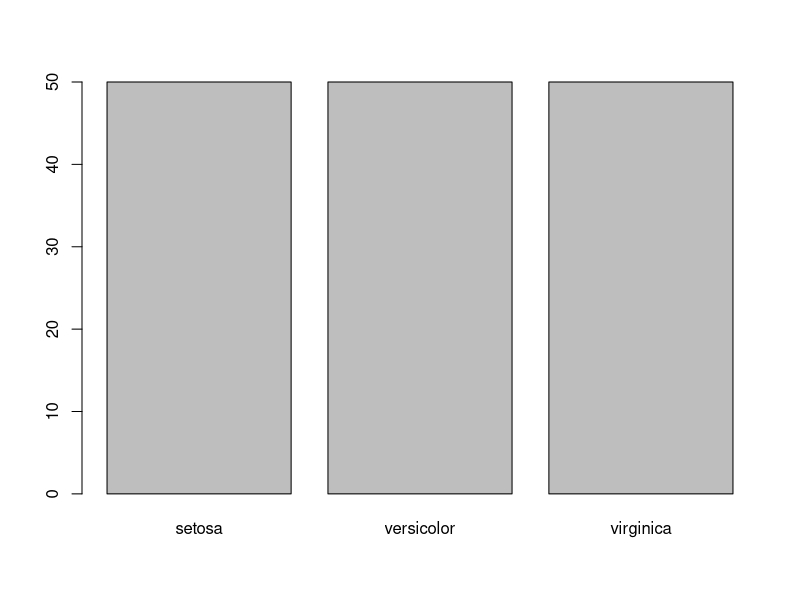
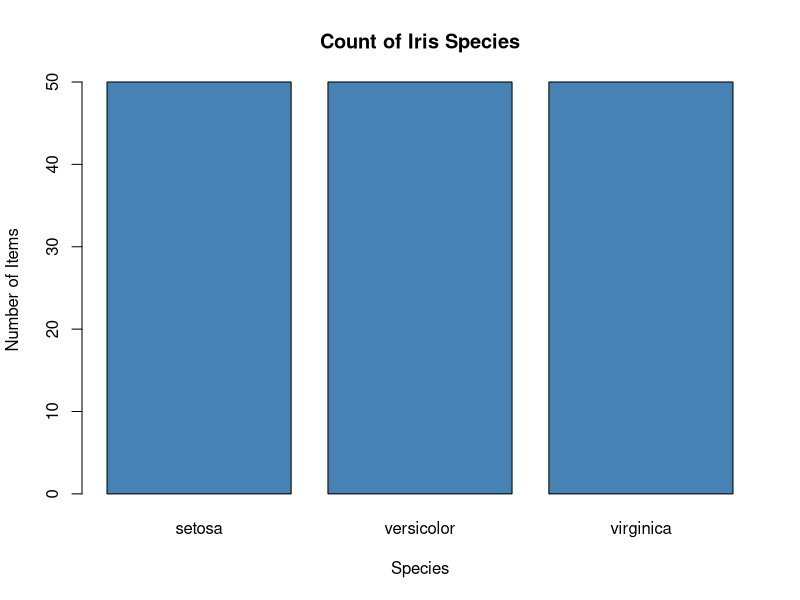
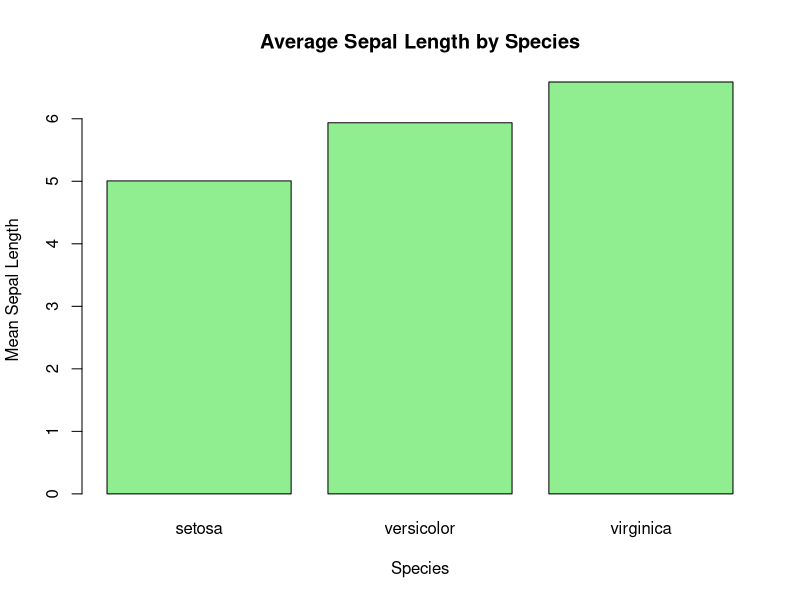
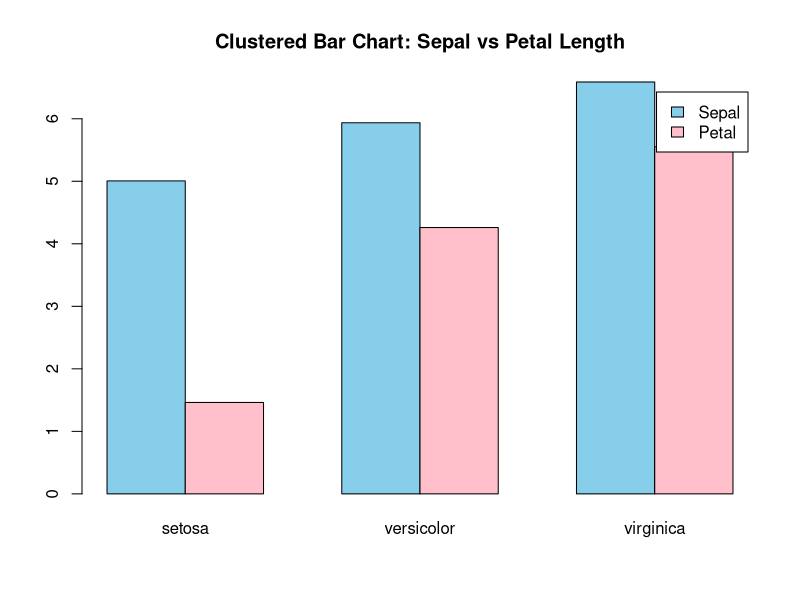
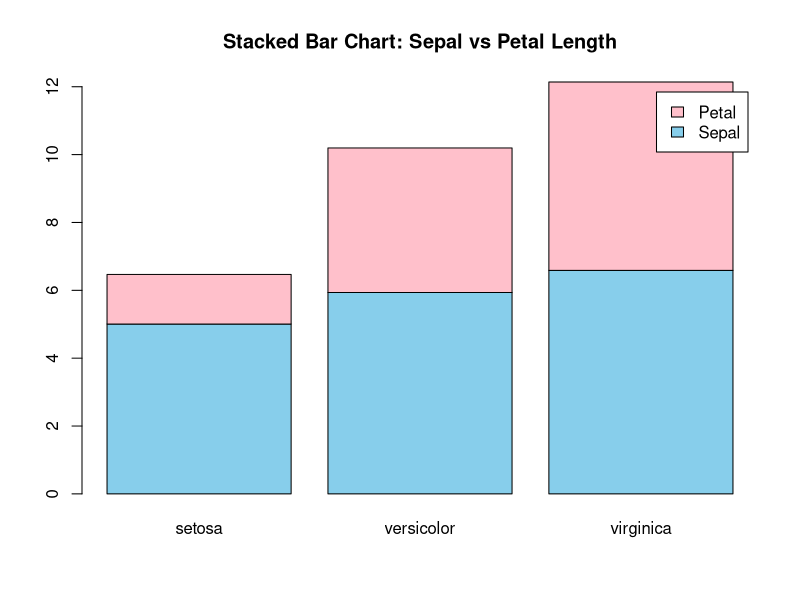

Here is the R script that generated these plots, in order:
# Load the dataset
data(iris)

# Inspect the Data
?iris
head(iris, 3)
str(iris)
class(iris)

# Very Basic Chart
# Count of each species
# To see the data in the column Species
iris$Species
View(iris)

# Plotting a bar chart (basic)
barplot(
  table(iris$Species)
)

# Labeled bar chart
barplot(
  table(iris$Species),
  main = "Count of Iris Species",
  xlab = "Species",
  ylab = "Number of Items",
  col = "steelblue"
)

# Bar chart from aggregated Data
# Using Mean Sepal Length per Species
mean_sepal <- tapply(iris$Sepal.Length, iris$Species, mean)
mean_sepal

barplot(
  mean_sepal,
  main = "Average Sepal Length by Species",
  xlab = "Species",
  ylab = "Mean Sepal Length",
  col = "lightgreen"
)

# Grouped Bar chart
# Compare Sepal & Petal Length (mean)
group_means <- rbind(
  Sepal = tapply(iris$Sepal.Length, iris$Species, mean),
  Petal = tapply(iris$Petal.Length, iris$Species, mean)
)
group_means

# Grouped (Clustered) bar chart
barplot(
  group_means,
  beside = TRUE,
  col = c("skyblue", "pink"),
  legend.text = TRUE,
  main = "Clustered Bar Chart: Sepal vs Petal Length"
)

# Grouped (Stacked) bar chart
barplot(
  group_means,
  beside = FALSE,
  col = c("skyblue", "pink"),
  legend.text = TRUE,
  main = "Stacked Bar Chart: Sepal vs Petal Length"
)